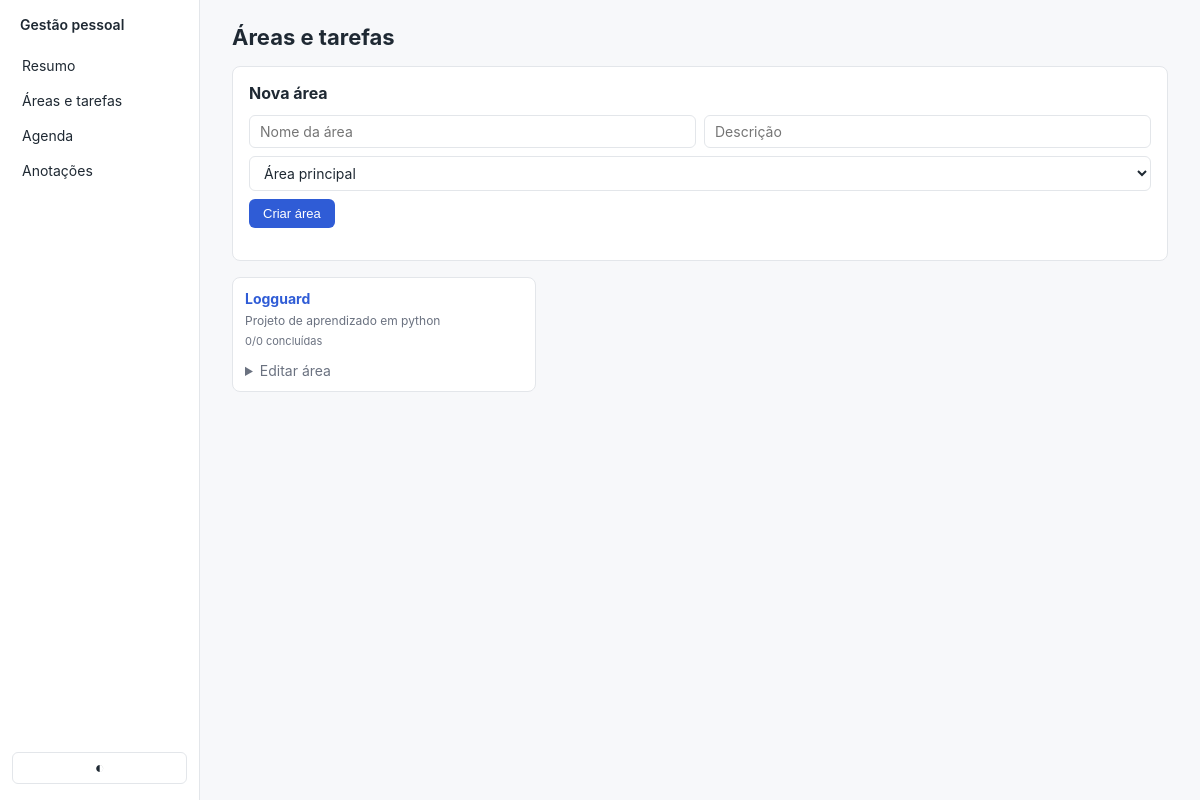
Before: /todo with the older database file.
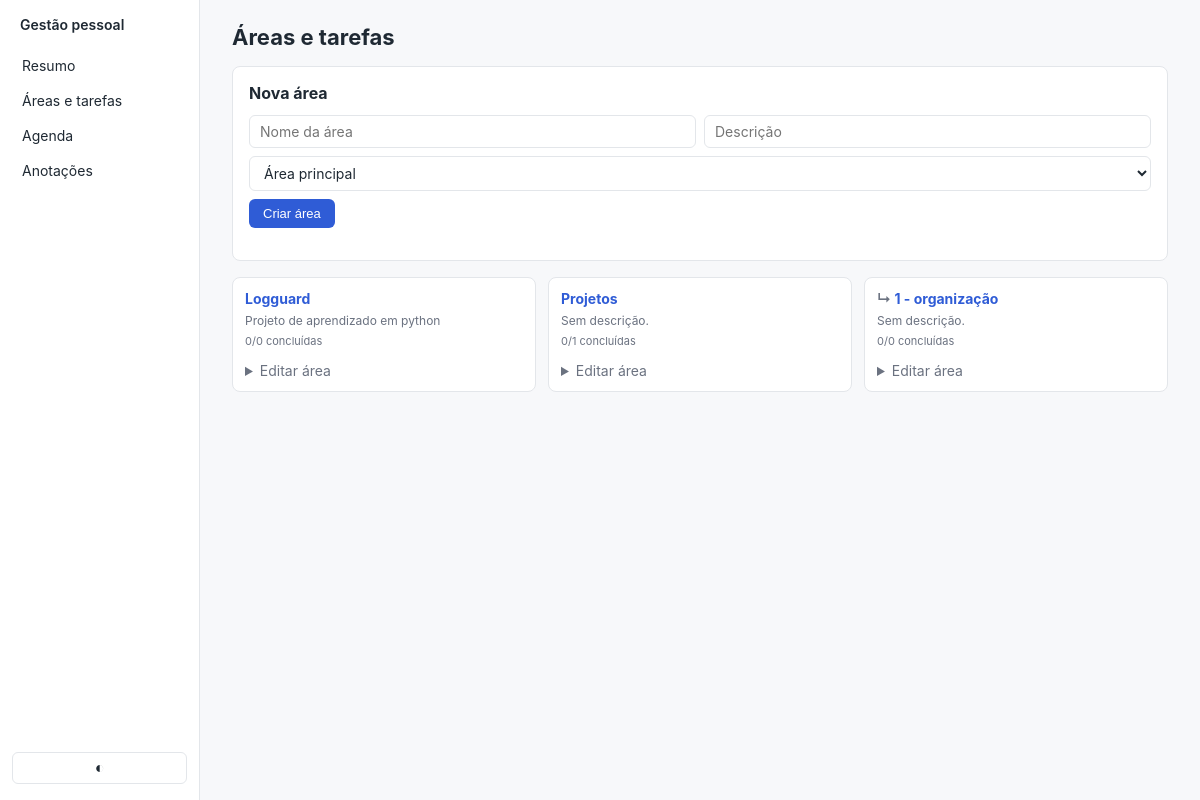
After: the same page with the newer database file.
### tables this page shows
CREATE TABLE areas (
  id INTEGER PRIMARY KEY AUTOINCREMENT,
  name TEXT NOT NULL,
  description TEXT,
  created_at TEXT NOT NULL DEFAULT (datetime('now'))
, parent_id INTEGER);

### app.py (the view)
@app.route("/todo")
def todo_index():
    db = get_db()
    areas = db.execute("""
      SELECT a.*,
             (SELECT COUNT(*) FROM tasks WHERE area_id=a.id) total,
               (SELECT COUNT(*) FROM tasks WHERE area_id=a.id AND (stage='concluido' OR status='done')) done,
             (SELECT COUNT(*) FROM tasks WHERE area_id=a.id AND status='pending' AND due_date < ?) overdue
           FROM areas a ORDER BY a.parent_id IS NOT NULL, a.created_at
    """, (today_str(),)).fetchall()
    return render_template("areas.html", areas=areas)

### app.py (called while the page is built)
def today_str():
    return date.today().isoformat()

### db.py (called while the page is built)
def get_db():
    if "db" not in g:
        if USE_POSTGRES:
            g.db = Database(psycopg.connect(DATABASE_URL, row_factory=dict_row))
        else:
            connection = sqlite3.connect(DB_PATH)
            connection.row_factory = sqlite3.Row
            connection.execute("PRAGMA foreign_keys = ON")
            g.db = Database(connection)
    return g.db

    def execute(self, query, params=()):
        if USE_POSTGRES:
            query = query.replace("?", "%s")
        return self.connection.execute(query, params)

    def close(self):
        self.connection.close()

### templates/areas.html (shortened to what this page needs)
{% extends 'base.html' %}
{% block content %}
<h1>Áreas e tarefas</h1>
<div class="card"><h2>Nova área</h2><form class="inline-form" method="post" action="{{ url_for('area_create') }}"><input name="name" placeholder="Nome da área" required><input name="description" placeholder="Descrição"><select name="parent_id"><option value="">Área principal</option>{% for area_option in areas %}<option value="{{ area_option.id }}">Subárea de {{ area_option.name }}</option>{% endfor %}</select><button class="btn">Criar área</button></form></div>
{% if areas %}<div class="notes-grid">{% for area in areas %}<div class="note-card"><h3>{% if area.parent_id %}<span class="muted">↳ </span>{% endif %}<a href="{{ url_for('area_detail', area_id=area.id) }}">{{ area.name }}</a></h3><p>{{ area.description or 'Sem descrição.' }}</p><div class="note-meta">{{ area.done }}/{{ area.total }} concluídas</div><details><summary>Editar área</summary></details></div>{% endfor %}</div>{% else %}<div class="empty-hero"><h2>Iniciar nova área de tarefas</h2><p class="muted">Agrupe suas tarefas por contexto.</p></div>{% endif %}
{% endblock %}

### templates/base.html (shortened to what this page needs)
<!doctype html>
<html lang="pt-BR" data-theme="light">
<head>
  <link rel="stylesheet" href="{{ url_for('static', filename='style.css') }}">
</head>
<body>
  <aside class="sidebar">
    <div class="brand">Gestão pessoal</div>
    <nav>
      <a href="{{ url_for('resumo') }}">Resumo</a>
      <a href="{{ url_for('todo_index') }}">Áreas e tarefas</a>
      <a href="{{ url_for('agenda') }}">Agenda</a>
      <a href="{{ url_for('notas') }}">Anotações</a>
    </nav>
    <button class="theme-toggle" type="button" onclick="toggleTheme()" title="Alternar tema">◐</button>
  </aside>
  <main class="content">
    {% block content %}{% endblock %}
  </main>
</body>
</html>

### static/style.css (style rules this page uses)
:root { --bg: #f7f8fa; --card:#ffffff; --border:#e3e6ea; --text:#1f2933; --muted:#6b7280; --primary:#2f5cd6; --danger:#c93434; --ok:#2e7d4f; --warn:#b26a00; }
* { box-sizing: border-box; }
body { margin: 0; background: var(--bg); color: var(--text); font-family: -apple-system, "Segoe UI", Roboto, sans-serif; font-size: 14px; display: flex; min-height: 100vh; }
a { color: var(--primary); text-decoration: none; }
.sidebar { width: 200px; background: var(--card); border-right: 1px solid var(--border); padding: 16px 12px; display: flex; flex-direction: column; gap: 4px; position: sticky; top: 0; height: 100vh; }
.brand { font-weight: 600; margin-bottom: 12px; padding: 0 8px; }
.sidebar nav { display: flex; flex-direction: column; gap: 2px; }
.sidebar nav a { padding: 8px 10px; border-radius: 6px; color: var(--text); text-decoration: none; font-size: 14px; }
.theme-toggle { margin-top: auto; background: none; border: 1px solid var(--border); padding: 6px; border-radius: 6px; cursor: pointer; color: var(--text); font-size: 16px; }
.content { flex: 1; padding: 24px 32px; max-width: 1100px; }
h1 { font-size: 22px; margin: 0 0 16px; }
h2 { font-size: 16px; margin: 0 0 12px; }
h3 { font-size: 14px; margin: 16px 0 8px; color: var(--muted); }
.muted { color: var(--muted); }
.card { background: var(--card); border: 1px solid var(--border); border-radius: 8px; padding: 16px; margin-bottom: 16px; }
.btn { display: inline-block; background: var(--primary); color: white; border: none; padding: 7px 14px; border-radius: 6px; cursor: pointer; font-size: 13px; text-decoration: none; }
input, textarea, select { width: 100%; padding: 7px 10px; border: 1px solid var(--border); border-radius: 6px; font: inherit; background: var(--card); color: var(--text); }
.inline-form { display: flex; gap: 8px; margin-bottom: 16px; flex-wrap: wrap; }
.inline-form input { flex: 1; min-width: 160px; }
.inline-form button { flex-shrink: 0; }
.notes-grid { display: grid; grid-template-columns: repeat(auto-fill, minmax(240px, 1fr)); gap: 12px; margin-bottom: 16px; }
.note-card { background: var(--card); border: 1px solid var(--border); border-radius: 8px; padding: 12px; display: flex; flex-direction: column; gap: 6px; }
.note-card h3 { margin: 0; font-size: 14px; color: var(--text); }
.note-card p { font-size: 12px; color: var(--muted); margin: 0; max-height: 80px; overflow: hidden; }
.note-card .note-meta { font-size: 11px; color: var(--muted); display: flex; gap: 8px; flex-wrap: wrap; }
details { margin-top: 8px; }
summary { cursor: pointer; color: var(--muted); }

Changed rows visible on the page:
added areas: name "Projetos", description "Sem descrição.", done "0", total "1"
added areas: name "1 - organização", description "Sem descrição.", done "0", total "0"
